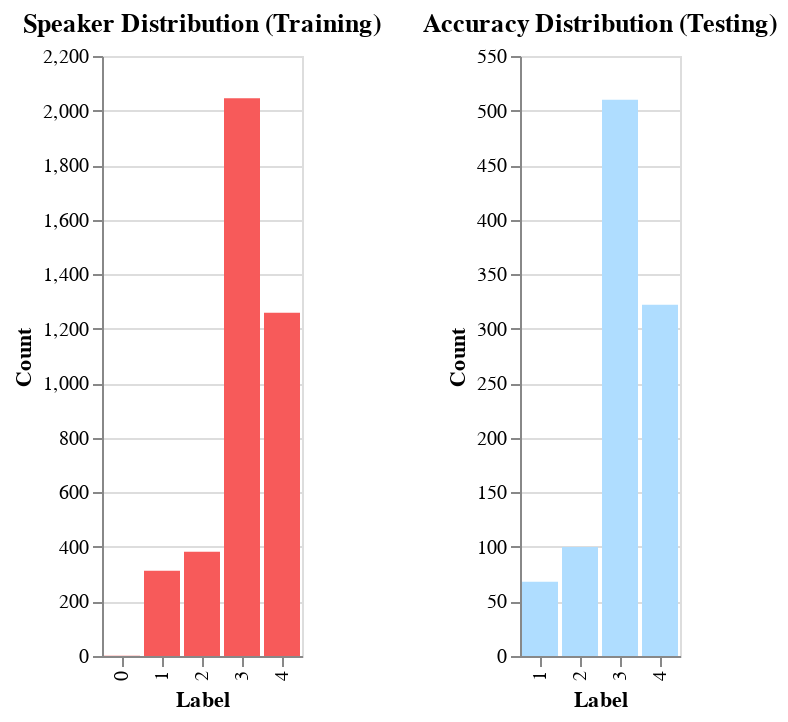

Write notebook code for a chart like this one.
### Code cell
label_count_train_chart | label_count_test_chart

### Figure 1 — Vega-Lite specification as saved in the notebook (floating-point values rounded to 4 significant figures)
{"config": {"view": {"continuousWidth": 300, "continuousHeight": 300}}, "hconcat": [{"data": {"name": "data-aee47e8b8326cf4dc5bbe5234d3c906d"}, "mark": {"type": "bar", "opacity": 1.0}, "encoding": {"color": {"value": "#F75A5A"}, "tooltip": [{"field": "label", "type": "quantitative"}, {"field": "count", "type": "quantitative"}], "x": {"field": "label", "title": "Label", "type": "ordinal"}, "y": {"field": "count", "title": "Count", "type": "quantitative"}}, "title": "Speaker Distribution (Training)"}, {"data": {"name": "data-2dd3c3004fa181cd58195d07f412d973"}, "mark": {"type": "bar", "opacity": 1.0}, "encoding": {"color": {"value": "#AFDDFF"}, "tooltip": [{"field": "label", "type": "quantitative"}, {"field": "count", "type": "quantitative"}], "x": {"field": "label", "title": "Label", "type": "ordinal"}, "y": {"field": "count", "title": "Count", "type": "quantitative"}}, "title": "Accuracy Distribution (Testing)"}], "$schema": "https://vega.github.io/schema/vega-lite/v5.20.1.json", "datasets": {"data-aee47e8b8326cf4dc5bbe5234d3c906d": [{"label": 0, "count": 1}, {"label": 2, "count": 382}, {"label": 4, "count": 1259}, {"label": 1, "count": 313}, {"label": 3, "count": 2045}], "data-2dd3c3004fa181cd58195d07f412d973": [{"label": 2, "count": 100}, {"label": 1, "count": 68}, {"label": 4, "count": 322}, {"label": 3, "count": 510}]}}
